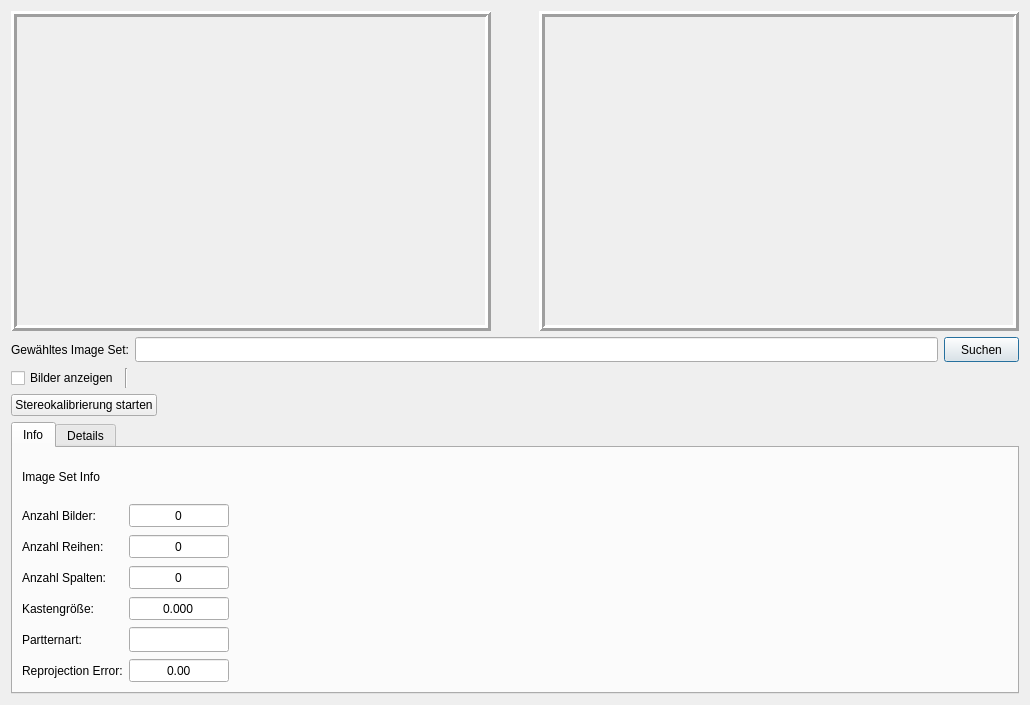
<?xml version="1.0" encoding="UTF-8"?>
<ui version="4.0">
 <class>StereoCalibrationView</class>
 <widget class="QDialog" name="StereoCalibrationView">
  <property name="geometry">
   <rect>
    <x>0</x>
    <y>0</y>
    <width>1030</width>
    <height>705</height>
   </rect>
  </property>
  <property name="minimumSize">
   <size>
    <width>1030</width>
    <height>705</height>
   </size>
  </property>
  <property name="maximumSize">
   <size>
    <width>1030</width>
    <height>705</height>
   </size>
  </property>
  <property name="windowTitle">
   <string>Stereokalibrierung</string>
  </property>
  <layout class="QGridLayout" name="gridLayout">
   <item row="0" column="0">
    <layout class="QHBoxLayout" name="horizontalLayout_3">
     <item>
      <widget class="QLabel" name="videoLabelLeft">
       <property name="minimumSize">
        <size>
         <width>480</width>
         <height>320</height>
        </size>
       </property>
       <property name="maximumSize">
        <size>
         <width>480</width>
         <height>320</height>
        </size>
       </property>
       <property name="autoFillBackground">
        <bool>true</bool>
       </property>
       <property name="frameShape">
        <enum>QFrame::Box</enum>
       </property>
       <property name="frameShadow">
        <enum>QFrame::Raised</enum>
       </property>
       <property name="lineWidth">
        <number>3</number>
       </property>
       <property name="text">
        <string/>
       </property>
      </widget>
     </item>
     <item>
      <spacer name="horizontalSpacer_4">
       <property name="orientation">
        <enum>Qt::Horizontal</enum>
       </property>
       <property name="sizeHint" stdset="0">
        <size>
         <width>40</width>
         <height>20</height>
        </size>
       </property>
      </spacer>
     </item>
     <item>
      <widget class="QLabel" name="videoLabelRight">
       <property name="minimumSize">
        <size>
         <width>480</width>
         <height>320</height>
        </size>
       </property>
       <property name="maximumSize">
        <size>
         <width>480</width>
         <height>320</height>
        </size>
       </property>
       <property name="autoFillBackground">
        <bool>true</bool>
       </property>
       <property name="frameShape">
        <enum>QFrame::Box</enum>
       </property>
       <property name="frameShadow">
        <enum>QFrame::Raised</enum>
       </property>
       <property name="lineWidth">
        <number>3</number>
       </property>
       <property name="text">
        <string/>
       </property>
      </widget>
     </item>
    </layout>
   </item>
   <item row="1" column="0">
    <layout class="QHBoxLayout" name="horizontalLayout">
     <item>
      <widget class="QLabel" name="label">
       <property name="text">
        <string>Gewähltes Image Set:</string>
       </property>
      </widget>
     </item>
     <item>
      <widget class="QLineEdit" name="lineEdit">
       <property name="minimumSize">
        <size>
         <width>200</width>
         <height>25</height>
        </size>
       </property>
       <property name="maximumSize">
        <size>
         <width>99999</width>
         <height>99999</height>
        </size>
       </property>
      </widget>
     </item>
     <item>
      <widget class="QPushButton" name="searchFile_button">
       <property name="minimumSize">
        <size>
         <width>75</width>
         <height>25</height>
        </size>
       </property>
       <property name="maximumSize">
        <size>
         <width>75</width>
         <height>25</height>
        </size>
       </property>
       <property name="text">
        <string>Suchen</string>
       </property>
      </widget>
     </item>
    </layout>
   </item>
   <item row="2" column="0">
    <layout class="QHBoxLayout" name="horizontalLayout_4">
     <item>
      <widget class="QCheckBox" name="displayImages_checkbox">
       <property name="text">
        <string>Bilder anzeigen</string>
       </property>
      </widget>
     </item>
     <item>
      <widget class="Line" name="resizeFactorLabel">
       <property name="orientation">
        <enum>Qt::Vertical</enum>
       </property>
      </widget>
     </item>
     <item>
      <spacer name="horizontalSpacer">
       <property name="orientation">
        <enum>Qt::Horizontal</enum>
       </property>
       <property name="sizeHint" stdset="0">
        <size>
         <width>40</width>
         <height>20</height>
        </size>
       </property>
      </spacer>
     </item>
    </layout>
   </item>
   <item row="3" column="0">
    <layout class="QHBoxLayout" name="horizontalLayout_2">
     <item>
      <widget class="QPushButton" name="startCalibration_button">
       <property name="text">
        <string>Stereokalibrierung starten</string>
       </property>
      </widget>
     </item>
     <item>
      <spacer name="horizontalSpacer_2">
       <property name="orientation">
        <enum>Qt::Horizontal</enum>
       </property>
       <property name="sizeHint" stdset="0">
        <size>
         <width>40</width>
         <height>20</height>
        </size>
       </property>
      </spacer>
     </item>
    </layout>
   </item>
   <item row="4" column="0">
    <widget class="QTabWidget" name="tabWidget_2">
     <property name="currentIndex">
      <number>0</number>
     </property>
     <widget class="QWidget" name="Info_Tab">
      <attribute name="title">
       <string>Info</string>
      </attribute>
      <layout class="QGridLayout" name="gridLayout_4">
       <item row="0" column="0">
        <widget class="QLabel" name="InfoTitle_label">
         <property name="text">
          <string>Image Set Info</string>
         </property>
         <property name="textFormat">
          <enum>Qt::AutoText</enum>
         </property>
         <property name="openExternalLinks">
          <bool>false</bool>
         </property>
        </widget>
       </item>
       <item row="1" column="0">
        <layout class="QHBoxLayout" name="horizontalLayout_5">
         <item>
          <layout class="QVBoxLayout" name="verticalLayout_2">
           <item>
            <widget class="QLabel" name="numbeImages_label">
             <property name="text">
              <string>Anzahl Bilder:</string>
             </property>
            </widget>
           </item>
           <item>
            <widget class="QLabel" name="NumberRows_label">
             <property name="text">
              <string>Anzahl Reihen:</string>
             </property>
            </widget>
           </item>
           <item>
            <widget class="QLabel" name="NumberColumns_label">
             <property name="text">
              <string>Anzahl Spalten:</string>
             </property>
            </widget>
           </item>
           <item>
            <widget class="QLabel" name="SquareSize_label">
             <property name="text">
              <string>Kastengröße:</string>
             </property>
            </widget>
           </item>
           <item>
            <widget class="QLabel" name="Patter_label">
             <property name="text">
              <string>Partternart:</string>
             </property>
            </widget>
           </item>
           <item>
            <widget class="QLabel" name="RprojectionError_label">
             <property name="text">
              <string>Reprojection Error:</string>
             </property>
            </widget>
           </item>
          </layout>
         </item>
         <item>
          <layout class="QVBoxLayout" name="verticalLayout_3">
           <item>
            <widget class="QSpinBox" name="numberImages_spinbox">
             <property name="minimumSize">
              <size>
               <width>100</width>
               <height>25</height>
              </size>
             </property>
             <property name="maximumSize">
              <size>
               <width>100</width>
               <height>25</height>
              </size>
             </property>
             <property name="alignment">
              <set>Qt::AlignCenter</set>
             </property>
             <property name="readOnly">
              <bool>true</bool>
             </property>
             <property name="buttonSymbols">
              <enum>QAbstractSpinBox::NoButtons</enum>
             </property>
            </widget>
           </item>
           <item>
            <widget class="QSpinBox" name="numbeRows_spinbox">
             <property name="minimumSize">
              <size>
               <width>100</width>
               <height>25</height>
              </size>
             </property>
             <property name="maximumSize">
              <size>
               <width>100</width>
               <height>25</height>
              </size>
             </property>
             <property name="alignment">
              <set>Qt::AlignCenter</set>
             </property>
             <property name="readOnly">
              <bool>true</bool>
             </property>
             <property name="buttonSymbols">
              <enum>QAbstractSpinBox::NoButtons</enum>
             </property>
            </widget>
           </item>
           <item>
            <widget class="QSpinBox" name="numberColumns_spinbox">
             <property name="minimumSize">
              <size>
               <width>100</width>
               <height>25</height>
              </size>
             </property>
             <property name="maximumSize">
              <size>
               <width>100</width>
               <height>25</height>
              </size>
             </property>
             <property name="alignment">
              <set>Qt::AlignCenter</set>
             </property>
             <property name="readOnly">
              <bool>true</bool>
             </property>
             <property name="buttonSymbols">
              <enum>QAbstractSpinBox::NoButtons</enum>
             </property>
            </widget>
           </item>
           <item>
            <widget class="QDoubleSpinBox" name="squareSize_spinbox">
             <property name="minimumSize">
              <size>
               <width>100</width>
               <height>25</height>
              </size>
             </property>
             <property name="maximumSize">
              <size>
               <width>100</width>
               <height>25</height>
              </size>
             </property>
             <property name="alignment">
              <set>Qt::AlignCenter</set>
             </property>
             <property name="readOnly">
              <bool>true</bool>
             </property>
             <property name="buttonSymbols">
              <enum>QAbstractSpinBox::NoButtons</enum>
             </property>
             <property name="decimals">
              <number>3</number>
             </property>
            </widget>
           </item>
           <item>
            <widget class="QLineEdit" name="patternType_lineEdit">
             <property name="minimumSize">
              <size>
               <width>100</width>
               <height>25</height>
              </size>
             </property>
             <property name="maximumSize">
              <size>
               <width>100</width>
               <height>25</height>
              </size>
             </property>
            </widget>
           </item>
           <item>
            <widget class="QDoubleSpinBox" name="reprojectionError_spinbox">
             <property name="minimumSize">
              <size>
               <width>100</width>
               <height>25</height>
              </size>
             </property>
             <property name="maximumSize">
              <size>
               <width>100</width>
               <height>25</height>
              </size>
             </property>
             <property name="alignment">
              <set>Qt::AlignCenter</set>
             </property>
             <property name="readOnly">
              <bool>true</bool>
             </property>
             <property name="buttonSymbols">
              <enum>QAbstractSpinBox::NoButtons</enum>
             </property>
            </widget>
           </item>
          </layout>
         </item>
         <item>
          <spacer name="horizontalSpacer_5">
           <property name="orientation">
            <enum>Qt::Horizontal</enum>
           </property>
           <property name="sizeHint" stdset="0">
            <size>
             <width>40</width>
             <height>20</height>
            </size>
           </property>
          </spacer>
         </item>
        </layout>
       </item>
      </layout>
     </widget>
     <widget class="QWidget" name="Details_Tab">
      <attribute name="title">
       <string>Details</string>
      </attribute>
     </widget>
    </widget>
   </item>
  </layout>
 </widget>
 <resources/>
 <connections/>
</ui>
